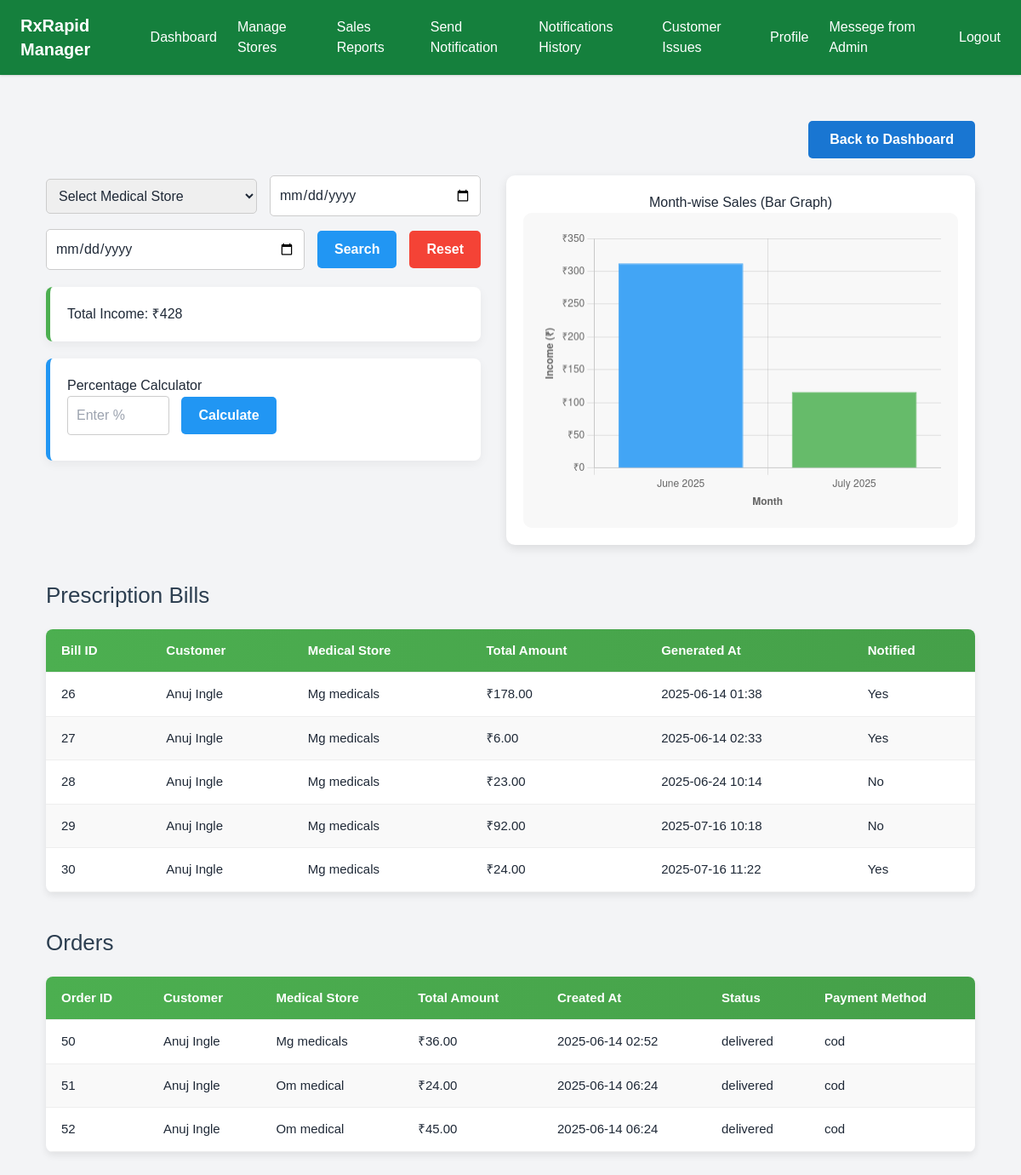
The page /sales-report/ on the database its author committed.
### medical/models.py (models this page shows, shortened)
class PrescriptionBill(models.Model):
    prescription = models.OneToOneField('Customer.Prescription', on_delete=models.CASCADE, related_name='bill')
    customer = models.ForeignKey('Customer.CustomerUser', on_delete=models.CASCADE, related_name='bills')
    medical_store = models.ForeignKey('MediRegistration', on_delete=models.CASCADE, related_name='bills')
    generated_at = models.DateTimeField(auto_now_add=True)
    total_amount = models.DecimalField(max_digits=10, decimal_places=2, default=0.00)
    is_notified = models.BooleanField(default=False)

class MediRegistration(models.Model):
    store_name = models.CharField(max_length=150)  # ✅ Newly added
    owner_name = models.CharField(max_length=100)
    owner_photo = models.ImageField(upload_to='owner_photos/')
    owner_id_proof = models.FileField(upload_to='owner_id_proofs/')
    pharmacist_name = models.CharField(max_length=100)
    pharmacist_photo = models.ImageField(upload_to='pharmacist_photos/')
    address = models.TextField()
    street_address = models.TextField()
    city = models.CharField(max_length=100)
    state = models.CharField(max_length=100, choices=STATES)
    pincode = models.PositiveIntegerField()
    contact = models.CharField(max_length=15)
    email = models.EmailField(unique=True)
    shop_no = models.CharField(max_length=50)
    license_no = models.CharField(max_length=100)
    license_photo = models.ImageField(upload_to='license_photos/')
    intimation_letter_photo = models.ImageField(upload_to='intimation_letters/')
    food_license_photo = models.ImageField(upload_to='food_licenses/')
    bank_account_no = models.CharField(max_length=30)
    ifsc_code = models.CharField(max_length=20)
    passbook_photo = models.ImageField(upload_to='passbook_photos/')
    is_approved = models.BooleanField(default=False)
    username = models.CharField(max_length=100, unique=True)  # Ensure unique usernames
    password = models.CharField(max_length=255)  # Store password as a hash

### Customer/models.py (models this page shows, shortened)
class CustomerUser(AbstractUser):
    username = None
    email = models.EmailField(unique=True)
    phone = models.CharField(max_length=15, unique=True)
    name = models.CharField(max_length=100, null=True, blank=True)
    address = models.CharField(max_length=255, blank=True, null=True)
    USERNAME_FIELD = 'email'
    REQUIRED_FIELDS = ['phone']
    objects = CustomerUserManager()

class Order(models.Model):
    customer = models.ForeignKey(settings.AUTH_USER_MODEL, on_delete=models.CASCADE)
    medical_store = models.ForeignKey(MediRegistration, on_delete=models.CASCADE)
    medicine = models.ForeignKey(Medicine, on_delete=models.SET_NULL, null=True, blank=True)  # SET_NULL instead of CASCADE to preserve order data even if medicine is deleted
    total_price = models.DecimalField(max_digits=10, decimal_places=2)
    gst = models.DecimalField(max_digits=5, decimal_places=2)
    grand_total = models.DecimalField(max_digits=10, decimal_places=2)
    status = models.CharField(max_length=20, choices=STATUS_CHOICES, default='Pending')
    payment_method = models.CharField(max_length=20, default='cod')
    created_at = models.DateTimeField(auto_now_add=True)

### Manager/views.py (the view)
# urls.py: path('sales-report/', views.sales_report, name='sales_report'),
def sales_report(request):
    orders = Order.objects.all()
    bills = PrescriptionBill.objects.all()
    medical_stores = MediRegistration.objects.all()
    selected_store_id = request.GET.get('medical_store')
    from_date = request.GET.get('from_date')
    to_date = request.GET.get('to_date')
    if selected_store_id:
        orders = orders.filter(medical_store_id=selected_store_id)
        bills = bills.filter(medical_store_id=selected_store_id)
    if from_date and to_date:
        orders = orders.filter(created_at__date__range=[from_date, to_date])
        bills = bills.filter(generated_at__date__range=[from_date, to_date])
    order_income = orders.aggregate(total=Sum('total_price'))['total'] or Decimal("0.0")
    prescription_income = bills.aggregate(total=Sum('total_amount'))['total'] or Decimal("0.0")
    total_income = order_income + prescription_income
    order_months = orders.annotate(month=TruncMonth('created_at')).values('month').annotate(total=Sum('total_price'))
    bill_months = bills.annotate(month=TruncMonth('generated_at')).values('month').annotate(total=Sum('total_amount'))
    from collections import defaultdict
    monthwise_data = defaultdict(lambda: Decimal("0.0"))
    for entry in order_months:
        if entry['month']:
            month_key = entry['month'].strftime('%B %Y')
            monthwise_data[month_key] += entry['total'] or Decimal("0.0")
    for entry in bill_months:
        if entry['month']:
            month_key = entry['month'].strftime('%B %Y')
            monthwise_data[month_key] += entry['total'] or Decimal("0.0")
    pie_labels = list(monthwise_data.keys())
    pie_values = [float(value) for value in monthwise_data.values()]  # Convert Decimal to float for JSON
    context = {
        'orders': orders,
        'bills': bills,
        'medical_stores': medical_stores,
        'selected_store_id': selected_store_id,
        'from_date': from_date,
        'to_date': to_date,
        'total_income': total_income,
        'pie_labels': json.dumps(pie_labels),
        'pie_values': json.dumps(pie_values),
    }
    return render(request, 'manager/sales_report.html', context)

### Manager/templates/manager/sales_report.html (shortened to what this page needs)
{% extends 'manager/base_manager.html' %}
{% block content %}
<div class="page-container">
    <div class="back-btn-container">
        <a href="{% url 'manager_dashboard' %}">Back to Dashboard</a>
    </div>
    <div class="top-section">
        <div class="left-section">
            <form method="GET" class="search-form">
                <select name="medical_store">
                    <option value="">Select Medical Store</option>
                </select>
                <input type="date" name="from_date" value="{{ from_date }}">
                <input type="date" name="to_date" value="{{ to_date }}">
                <button type="submit" class="search-btn">Search</button>
                <a href="{% url 'sales_report' %}" class="reset-btn">Reset</a>
            </form>
            {% if total_income %}
            <div class="income-summary">
                <h3>Total Income: ₹<span id="totalIncome">{{ total_income }}</span></h3>
            </div>
            <div class="calculator">
                <h3>Percentage Calculator</h3>
                <input type="number" id="percentageInput" placeholder="Enter %">
                <button type="button" class="calc-btn" onclick="calculatePercentage()">Calculate</button>
            </div>
            {% endif %}
        </div>
        {% if total_income %}
        <div class="right-section">
            <h3 style="text-align:center;">Month-wise Sales (Bar Graph)</h3>
            <div class="chart-container">
                <canvas id="salesBarChart" width="100" height="70"></canvas>
            </div>
        </div>
        {% endif %}
    </div>
    <div class="table-container">
        <h2>Prescription Bills</h2>
        <table>
            <thead>
                <tr>
                    <th>Bill ID</th>
                    <th>Customer</th>
                    <th>Medical Store</th>
                    <th>Total Amount</th>
                    <th>Generated At</th>
                    <th>Notified</th>
                </tr>
            </thead>
            <tbody>
                {% for bill in bills %}
                    <tr>
                        <td>{{ bill.id }}</td>
                        <td>{{ bill.customer.name }}</td>
                        <td>{{ bill.medical_store.store_name }}</td>
                        <td>₹{{ bill.total_amount }}</td>
                        <td>{{ bill.generated_at|date:"Y-m-d H:i" }}</td>
                        <td>{{ bill.is_notified|yesno:"Yes,No" }}</td>
                    </tr>
                {% empty %}
                    <tr><td colspan="6">No bills found.</td></tr>
                {% endfor %}
            </tbody>
        </table>
        <h2>Orders</h2>
        <table>
            <thead>
                <tr>
                    <th>Order ID</th>
                    <th>Customer</th>
                    <th>Medical Store</th>
                    <th>Total Amount</th>
                    <th>Created At</th>
                    <th>Status</th>
                    <th>Payment Method</th>
                </tr>
            </thead>
            <tbody>
                {% for order in orders %}
                    <tr>
                        <td>{{ order.id }}</td>
                        <td>{{ order.customer.name }}</td>
                        <td>{{ order.medical_store.store_name }}</td>
                        <td>₹{{ order.total_price }}</td>
                        <td>{{ order.created_at|date:"Y-m-d H:i" }}</td>
                        <td>{{ order.status }}</td>
                        <td>{{ order.payment_method }}</td>
                    </tr>
                {% empty %}
                    <tr><td colspan="7">No orders found.</td></tr>
                {% endfor %}
            </tbody>
        </table>
    </div>
</div>
<script>
function calculatePercentage() {
    const totalIncome = parseFloat(document.getElementById('totalIncome').innerText.replace(',', ''));
    const percentage = parseFloat(document.getElementById('percentageInput').value);
    if (isNaN(totalIncome) || isNaN(percentage)) {
        alert('Please enter a valid percentage.');
        return;
    }
    const result = (totalIncome * percentage) / 100;
    document.getElementById('calculatedResult').innerText = `Result: ₹${result.toFixed(2)}`;
}
{% if total_income %}
const barLabels = {{ pie_labels|safe }};
const barValues = {{ pie_values|safe }};
// Generate distinct colors for each bar
const backgroundColors = [
    '#42A5F5', '#66BB6A', '#FFA726', '#AB47BC', '#FF7043',
    '#26C6DA', '#7E57C2', '#EC407A', '#FFCA28', '#26A69A',
    '#EF5350', '#8D6E63'
];
const borderColors = backgroundColors.map(color => color); // use same colors or modify if needed
const ctx = document.getElementById('salesBarChart').getContext('2d');
new Chart(ctx, {
    type: 'bar',
    data: {
        labels: barLabels,
        datasets: [{
            label: 'Monthly Sales (₹)',
            data: barValues,
            backgroundColor: backgroundColors.slice(0, barValues.length),
            borderColor: borderColors.slice(0, barValues.length),
            borderWidth: 1
        }]
    },
    options: {
        responsive: true,
        scales: {
            y: {
                beginAtZero: true,
                ticks: {
                    callback: function(value) {
                        return '₹' + value.toLocaleString();
                    }
                },
                title: {
                    display: true,
                    text: 'Income (₹)',
                    font: { weight: 'bold' }
                }
            },
            x: {
                title: {
                    display: true,
                    text: 'Month',
                    font: { weight: 'bold' }
                }
            }
        },
        plugins: {
            legend: {
                display: false
            },
            tooltip: {
                callbacks: {
                    label: function(context) {
                        return `₹${context.raw.toLocaleString()}`;
                    }
                }
            }
        }
    }
});
{% endif %}
</script>
{% endblock %}

### Manager/templates/manager/base_manager.html (shortened to what this page needs)
<!DOCTYPE html>
<html lang="en">
<head>
    <script src="https://cdn.tailwindcss.com"></script>
    <link href="https://cdnjs.cloudflare.com/ajax/libs/font-awesome/6.4.0/css/all.min.css" rel="stylesheet">
</head>
<body class="bg-gray-100 text-gray-800">
<script src="https://cdn.tailwindcss.com"></script>
<link href="https://cdnjs.cloudflare.com/ajax/libs/font-awesome/6.4.0/css/all.min.css" rel="stylesheet">
<script src="https://cdn.tailwindcss.com"></script>
<link href="https://cdnjs.cloudflare.com/ajax/libs/font-awesome/6.4.0/css/all.min.css" rel="stylesheet">
<nav class="flex items-center justify-between bg-green-700 text-white px-6 py-4 shadow">
    <div class="text-xl font-bold">RxRapid Manager</div>
    <div class="space-x-6 flex items-center">
        <a href="{% url 'manager_dashboard' %}" class="hover:text-green-200">Dashboard</a>
        <a href="{% url 'manage_stores' %}" class="hover:text-green-200">Manage Stores</a>
        <a href="{% url 'sales_report' %}" class="hover:text-green-200">Sales Reports</a>
        <a href="{% url 'send_notifications' %}" class="hover:text-green-200">
            Send Notification
        </a>
        <a href="{% url 'sent_notifications' %}" class="hover:text-green-200">
            Notifications History
        </a>
         <a href="{% url 'manager_notif' %}" class="hover:text-green-200">
            Customer Issues
        </a>
        <a href="{% url 'manager_profile' %}" class="hover:text-green-200">Profile</a>
         <a href="{% url 'receive_messege' %}" class="hover:text-green-200">
            Messege from Admin
        </a>
        <form method="POST" action="{% url 'logout' %}">
            <button type="submit" class="hover:text-green-200">
                Logout
            </button>
        </form>
    </div>
</nav>
    <main class="p-6">
        {% block content %}
        {% endblock %}
    </main>
</body>
</html>

### Manager/templates/manager/sales_report.html (style rules this page uses)
body { font-family: 'Poppins', sans-serif; background-color: #f4f6f9; margin: 0; padding: 0; }
.page-container { padding: 30px; animation: slideIn 0.8s ease-in-out; }
.back-btn-container { display: flex; justify-content: flex-end; margin-bottom: 20px; }
.back-btn-container a { padding: 10px 25px; background-color: #1976D2; color: white; text-decoration: none; border-radius: 5px; font-weight: 600; transition: background-color 0.3s ease; }
.top-section { display: flex; flex-wrap: wrap; gap: 30px; margin-bottom: 40px; }
.left-section { flex: 1; min-width: 280px; display: flex; flex-direction: column; gap: 20px; }
.right-section { flex: 1; min-width: 280px; background: #fff; padding: 20px; border-radius: 10px; box-shadow: 0 4px 12px rgba(0,0,0,0.1); animation: slideIn 1s ease; }
.search-form { display: flex; gap: 15px; flex-wrap: wrap; align-items: center; }
.search-form select, .search-form input[type="date"] { padding: 10px; border-radius: 5px; border: 1px solid #ccc; flex: 1; min-width: 180px; }
.search-form button, .search-form a { padding: 10px 20px; font-weight: 600; border-radius: 5px; text-decoration: none; color: white; transition: background-color 0.3s ease; }
.search-form button.search-btn { background-color: #2196F3; border: none; }
.search-form a.reset-btn { background-color: #f44336; }
.income-summary, .calculator { background: #ffffff; border-left: 5px solid #4CAF50; padding: 20px; box-shadow: 0 4px 12px rgba(0, 0, 0, 0.05); border-radius: 8px; animation: slideIn 1s ease; }
.calculator { border-left-color: #2196F3; }
.calculator input[type="number"] { padding: 10px; width: 120px; border: 1px solid #ccc; border-radius: 4px; margin-right: 10px; }
button.calc-btn { padding: 10px 20px; background-color: #2196F3; color: white; border: none; border-radius: 5px; font-weight: 600; cursor: pointer; transition: background-color 0.3s ease; }
.chart-container { max-width: 100%; text-align: center; background: #f8f8f8; border-radius: 10px; padding: 20px; }
.chart-container canvas { max-width: 100%; }
h2 { margin-top: 40px; margin-bottom: 20px; color: #2c3e50; font-size: 26px; animation: slideIn 1s ease; }
table { width: 100%; border-collapse: collapse; margin-bottom: 40px; box-shadow: 0 4px 8px rgba(0, 0, 0, 0.08); background: white; border-radius: 8px; overflow: hidden; font-size: 15px; animation: slideIn 1s ease; }
th, td { padding: 14px 18px; border-bottom: 1px solid #eee; text-align: left; }
thead { background: linear-gradient(90deg, #4CAF50 0%, #45A049 100%); color: white; font-weight: 600; }
tbody tr:nth-child(even) { background-color: #f9f9f9; }

### rows shown on the page
PrescriptionBill: id "26", customer.name "Anuj Ingle", medical_store.store_name "Mg medicals", total_amount "178.00", generated_at "2025-06-14 01:38", is_notified "Yes"
PrescriptionBill: id "27", customer.name "Anuj Ingle", medical_store.store_name "Mg medicals", total_amount "6.00", generated_at "2025-06-14 02:33", is_notified "Yes"
PrescriptionBill: id "28", customer.name "Anuj Ingle", medical_store.store_name "Mg medicals", total_amount "23.00", generated_at "2025-06-24 10:14", is_notified "No"
PrescriptionBill: id "29", customer.name "Anuj Ingle", medical_store.store_name "Mg medicals", total_amount "92.00", generated_at "2025-07-16 10:18", is_notified "No"
PrescriptionBill: id "30", customer.name "Anuj Ingle", medical_store.store_name "Mg medicals", total_amount "24.00", generated_at "2025-07-16 11:22", is_notified "Yes"
Order: id "50", customer.name "Anuj Ingle", medical_store.store_name "Mg medicals", total_price "36.00", created_at "2025-06-14 02:52", status "delivered", payment_method "cod"
Order: id "51", customer.name "Anuj Ingle", medical_store.store_name "Om medical", total_price "24.00", created_at "2025-06-14 06:24", status "delivered", payment_method "cod"
Order: id "52", customer.name "Anuj Ingle", medical_store.store_name "Om medical", total_price "45.00", created_at "2025-06-14 06:24", status "delivered", payment_method "cod"

### other values the page prints
{{ total_income }} "428"
chart data {{ pie_values|safe }} [312.0, 116.0]
